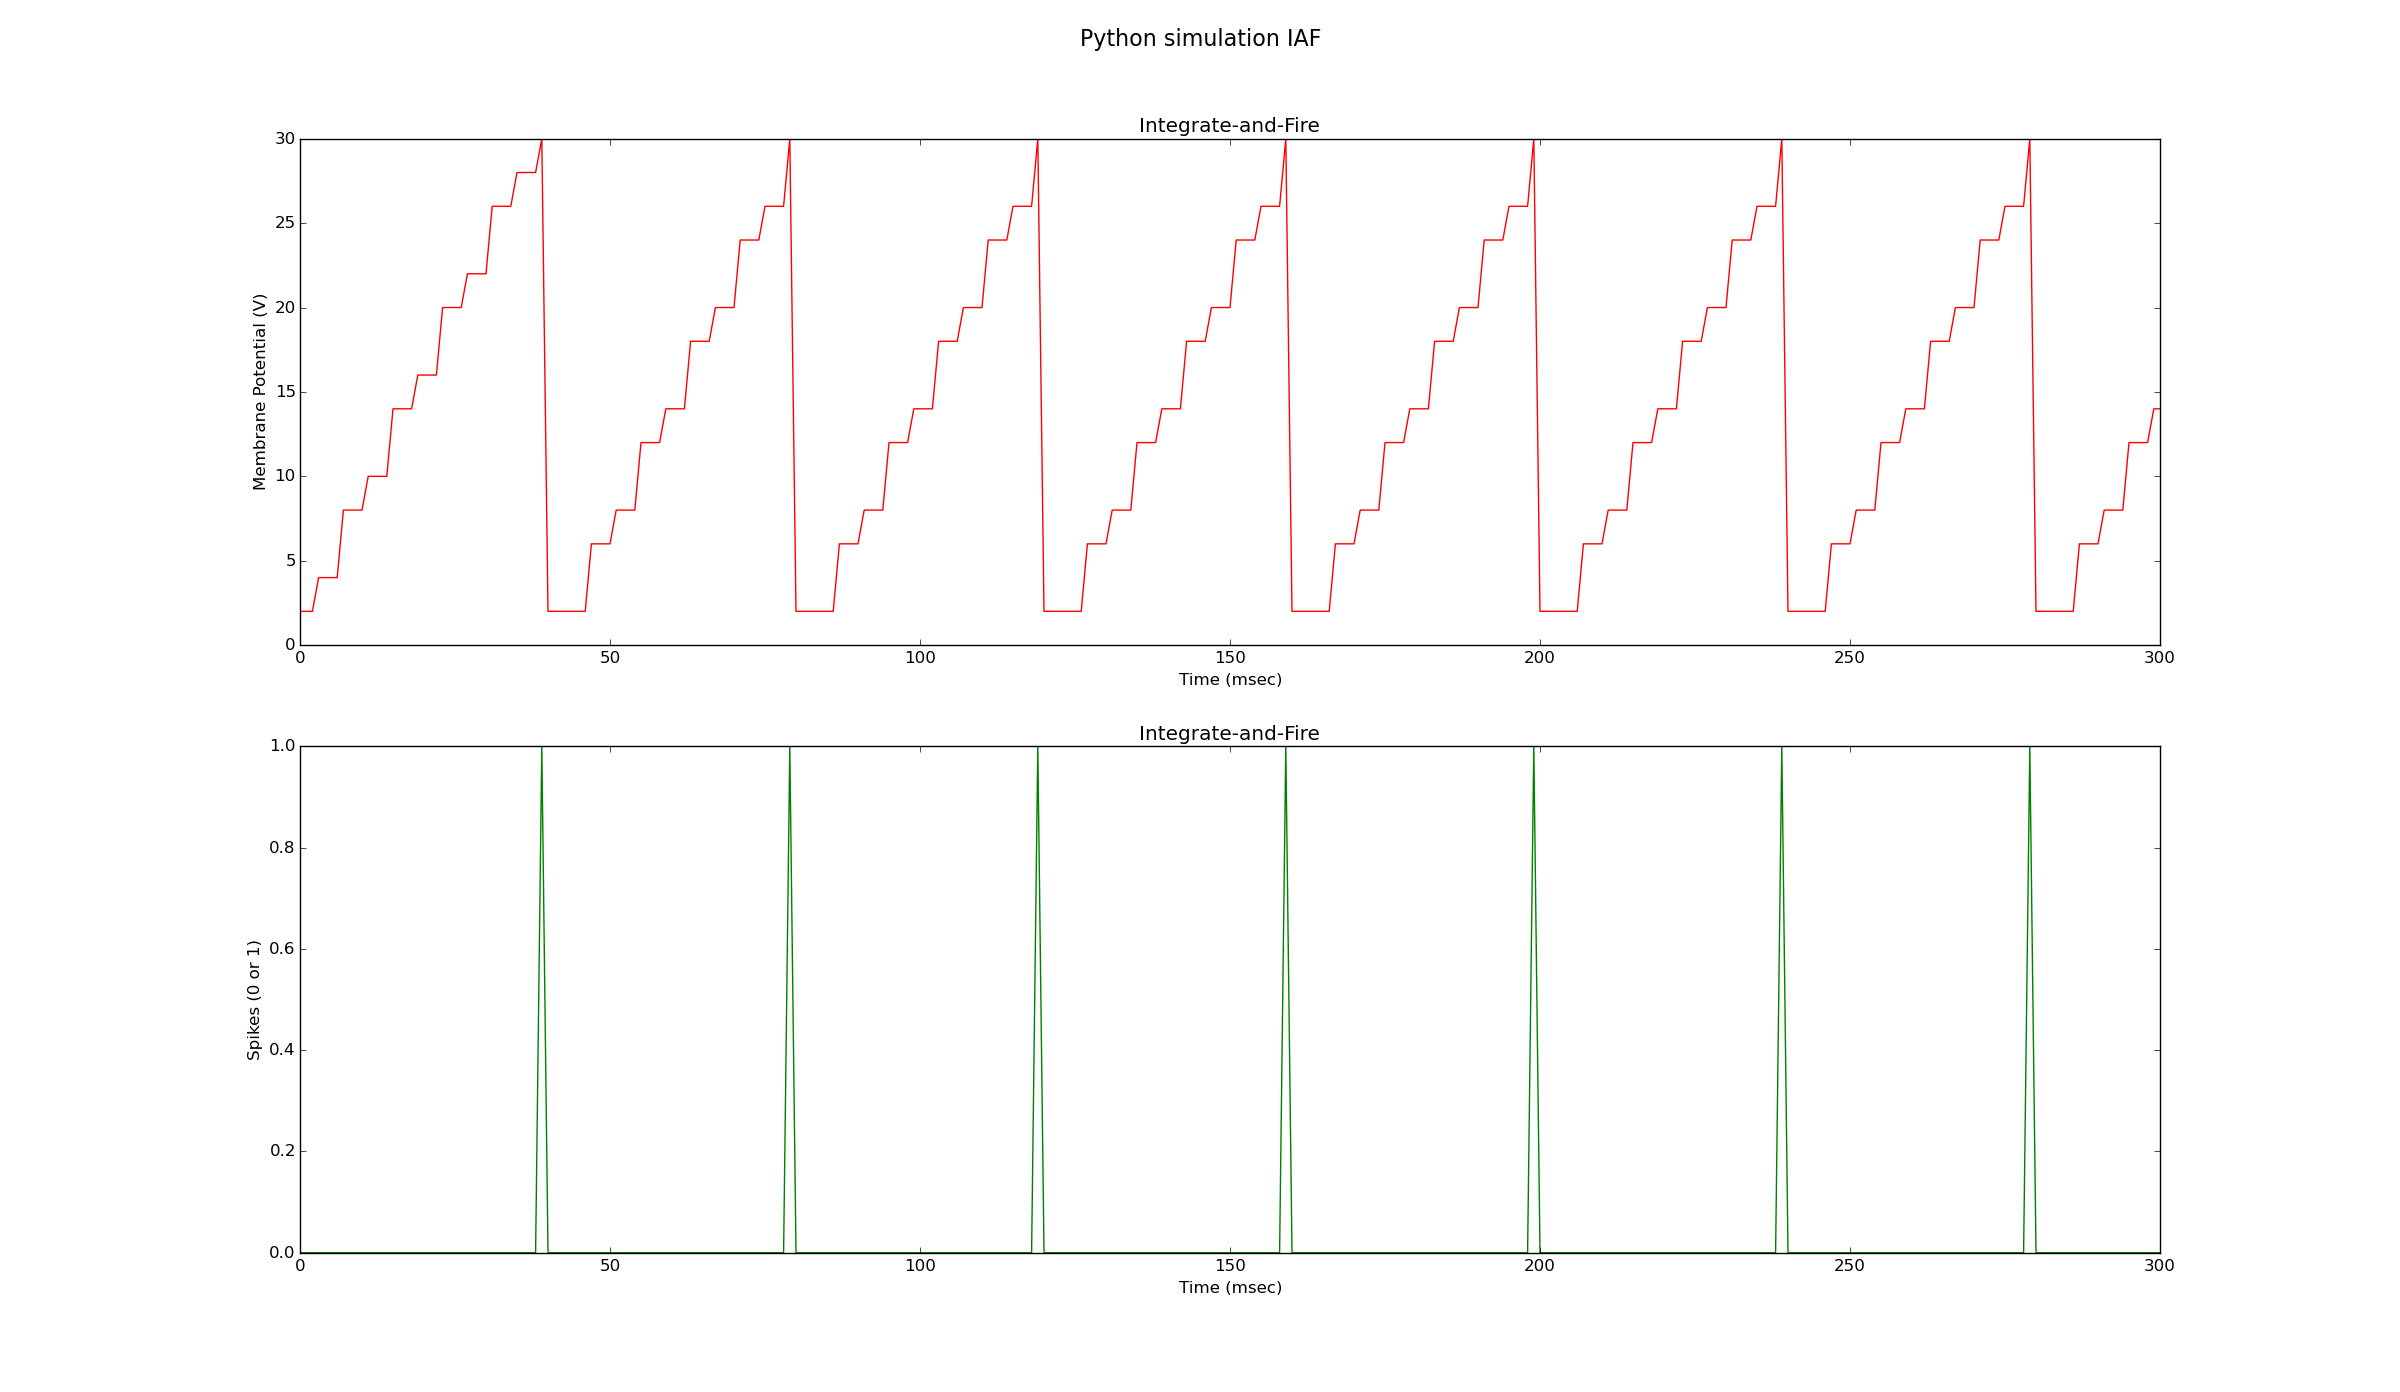

This chart was generated by the following Python code:
# -*- coding: utf-8 -*-
"""
Created on Tue Dec  1 01:40:15 2015

@author: pmachado
"""

from numpy import *
from pylab import *

## setup parameters and state variables
T       = 300                  # total time to simulate (msec)
dt      = 1               # simulation time step (msec)
time    = arange(0, T+dt, dt) # time array
t_rest  = 0                   # initial refractory time

## LIF properties
Vm      = zeros(len(time))    # potential (V) trace over time
spike   = zeros(len(time))    # potential (V) trace over time
Rm      = 40000                   # resistance (kOhm)
Cm      = 1                  # capacitance (uF)
tau_ref = 5                   # refractory period (msec)
Vth     = 30.0                   # spike threshold (V)
V_spike = 2.0                 # spike delta (V)
weight1 = 2.0
weight2 = 2.0


## Stimulus
csyn1=0
syn1=0
csyn2=0
syn2=0

## iterate over each time step
for i, t in enumerate(time):
    if csyn1< 3:
        csyn1=csyn1+1
        syn1=0
    else:
        syn1=weight1
        csyn1=0
    if csyn2< 7:
        csyn2=csyn2+1
        syn2=0
    else:
        syn2=weight2
        csyn2=0
    if Vm[i]==0.0:
        Vm[i]=V_spike
    I = syn1+syn2
    if t > t_rest:
      Vm[i] = Vm[i-1] + I/Cm*dt
    if Vm[i-1]>=Vth:
        Vm[i]=V_spike
        t_rest = t + tau_ref
    if Vm[i] >= Vth:
        Vm[i] =Vth 
        spike[i]=1

## plot membrane potential trace
figure(2)
suptitle("Python simulation IAF", fontsize=16)
subplot(211)
plot(time, Vm, 'red')
title('Integrate-and-Fire', size="large")
ylabel('Membrane Potential (V)')
xlabel('Time (msec)')
subplot(212)
plot(time, spike, 'green')
title('Integrate-and-Fire', size="large")
ylabel('Spikes (0 or 1)')
xlabel('Time (msec)')
show()
